Frame 1 (no input): blank canvas, image omitted
Frame 60 (the mouse pressed at the canvas centre just before this capture): blank canvas, image omitted
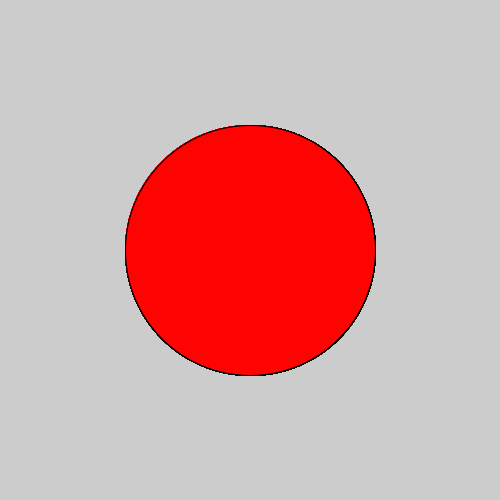
Frame 120 (the mouse held since frame 60 and released just before this capture)

The Processing sketch whose frames 1 and 60 were blank and that drew this single picture after the mouse press (run headless with seeded random() and noise(); from frame 60 on, the mouse is pressed at the canvas centre):

// Processing sketch: processing_28307
// ── processing_28307.pde

void setup(){
  size(500,500);


}

void draw(){
  ellipse(mouseX,mouseY,mouseX,mouseY);
}

void mousePressed(){
  fill(255,3,3);
}

void mouseReleased(){
  fill(random(255),20,20);
}
